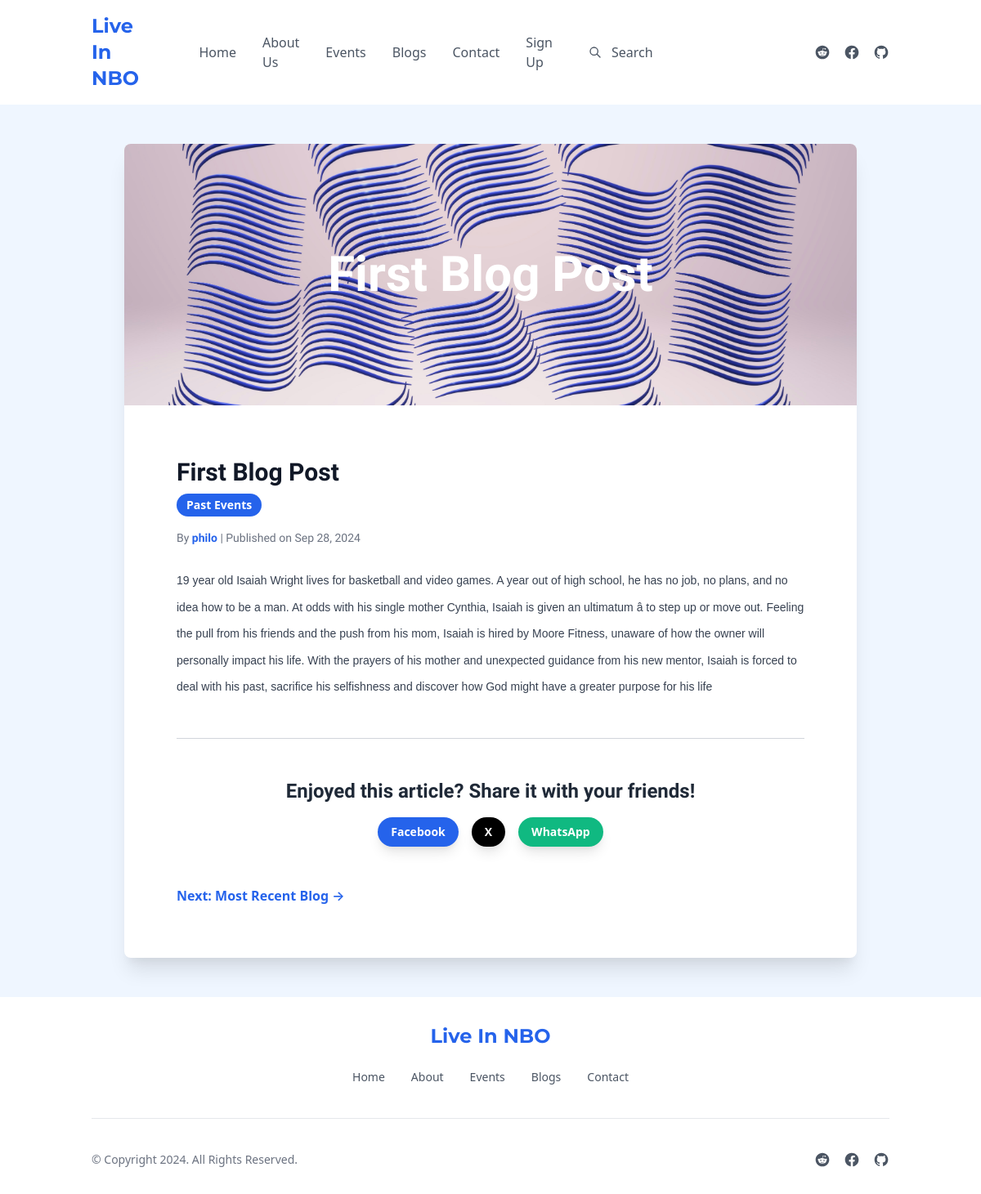
The app's page /blogs/blogpost/first-blog-post with its own data.
### blogs/models.py (models this page shows, shortened)
class Blog(models.Model):
    sno = models.AutoField(primary_key=True)
    title = models.CharField(max_length=200)
    meta = models.CharField(max_length=300)
    content = models.TextField()
    thumbnail_img = models.ImageField(null=True, blank=True, upload_to="images/")
    thumbnail_url = models.URLField(blank=True, null=True)
    category = models.CharField(max_length=255, default="uncategorized")
    slug = models.CharField(max_length=100, unique=True, blank=True)
    time = models.DateField(auto_now_add=True)
    author = models.ForeignKey(User, on_delete=models.CASCADE, blank=True, null=True)
    is_approved = models.BooleanField(default=False)

### blogs/views.py (the view)
# urls.py: path('blogpost/<str:slug>', views.blogpost, name='blogpost'),
@cache_page(60 * 20)
def blogpost(request, slug):
    blog = get_object_or_404(Blog, slug=slug)
    previous_blog = Blog.objects.filter(is_approved=True, time__lt=blog.time).order_by('-time').first()
    next_blog = Blog.objects.filter(is_approved=True, time__gt=blog.time).order_by('time').first()
    context = {
        'blog': blog,
        'previous_blog': previous_blog,
        'next_blog': next_blog,
    }
    return render(request, 'blogs/blogpost.html', context)

### blogs/templates/blogs/blogpost.html (shortened to what this page needs)
{% extends 'base.html' %}
{% block content %}
<main class="bg-blue-50">
    <div class="container mx-auto px-4 pt-12 pb-12">
        <div class="max-w-4xl mx-auto bg-white rounded-lg shadow-xl overflow-hidden">
            <div class="h-80 bg-cover bg-center" style="background-image: url('{{ blog.thumbnail_img.url }}');">
                <div class="bg-gradient-to-t from-black/50 to-transparent w-full h-full flex justify-center items-center">
                    <h1 class="text-4xl md:text-5xl lg:text-6xl font-bold text-white text-center p-4" style="font-family: 'Raleway', sans-serif;">
                        {{ blog.title }}
                    </h1>
                </div>
            </div>
            <div class="p-8 md:p-12 lg:p-16">
                <div class="mb-6">
                    <h2 class="text-3xl font-bold text-gray-900 mb-2" style="font-family: 'Raleway', sans-serif;">
                        {{ blog.title }}
                    </h2>
                    <a href="{% url 'blogcategory'  blog.category %}" class="inline-block bg-blue-600 text-white text-sm font-semibold px-3 py-1 rounded-full mb-4">
                        {{ blog.category|title }}
                    </a>
                    <p class="text-sm text-gray-500" style="font-family: 'Raleway', sans-serif;">
                        By <span class="text-blue-600 font-semibold">{{ blog.author }}</span> |
                        Published on {{ blog.time|date:"M d, Y" }}
                    </p>
                </div>
                <div class="mt-4 text-gray-700 leading-relaxed text-xl" style="font-family: 'Raleway', poppins;">
                    {{ blog.content|safe }}
                </div>
                <div class="border-t border-gray-300 my-12"></div>
                <div class="text-center">
                    <h3 class="text-2xl font-semibold text-gray-800 mb-4" style="font-family: 'Raleway', sans-serif;">
                        Enjoyed this article? Share it with your friends!
                    </h3>
                    <div class="flex justify-center space-x-4">
                        <a href="https://www.facebook.com/sharer/sharer.php?u={{ request.build_absolute_uri }}" target="_blank"
                           class="flex items-center justify-center bg-blue-600 text-white px-4 py-2 rounded-full text-sm font-bold shadow-lg hover:bg-blue-700 transition duration-300">
                            Facebook
                        </a>
                        <a href="https://x.com/intent/tweet?text={{ blog.title }}&url={{ request.build_absolute_uri }}" target="_blank"
                           class="flex items-center justify-center bg-black text-white px-4 py-2 rounded-full text-sm font-bold shadow-lg hover:bg-blue-500 transition duration-300">
                            X
                        </a>
                        <a href="https://api.whatsapp.com/send?text={{ blog.title }}%0A{{ request.build_absolute_uri }}" target="_blank"
                           class="flex items-center justify-center bg-green-500 text-white px-4 py-2 rounded-full text-sm font-bold shadow-lg hover:bg-green-600 transition duration-300">
                            WhatsApp
                        </a>
                    </div>
                </div>
                <div class="mt-12 flex justify-between items-center">
                    {% if next_blog %}
                    <a href="{% url 'blogpost' next_blog.slug %}" class="flex items-center text-blue-600 hover:text-blue-700 font-semibold transition duration-300">
                        Next: {{ next_blog.title }} &rarr;
                    </a>
                    {% endif %}
                </div>
            </div>
    </div>
</main>
{% endblock content %}

### records on screen
Blog: thumbnail_img (picture), title "First Blog Post", category "Past Events", author "philo", time "Sep 28, 2024", content "19 year old Isaiah Wright lives for basketball and video games. A year out of high school, he has no job, no plans, and no idea how to be a man. At odds with his single mother Cynthia, Isaiah is given an ultimatum â to step up or move out. Feeling the pull from his friends and the push from his mom, Isaiah is hired by Moore Fitness, unaware of how the owner will personally impact his life. With the prayers of his mother and unexpected guidance from his new mentor, Isaiah is forced to deal with his past, sacrifice his selfishness and discover how God might have a greater purpose for his life"
Blog: title "Most Recent Blog"
